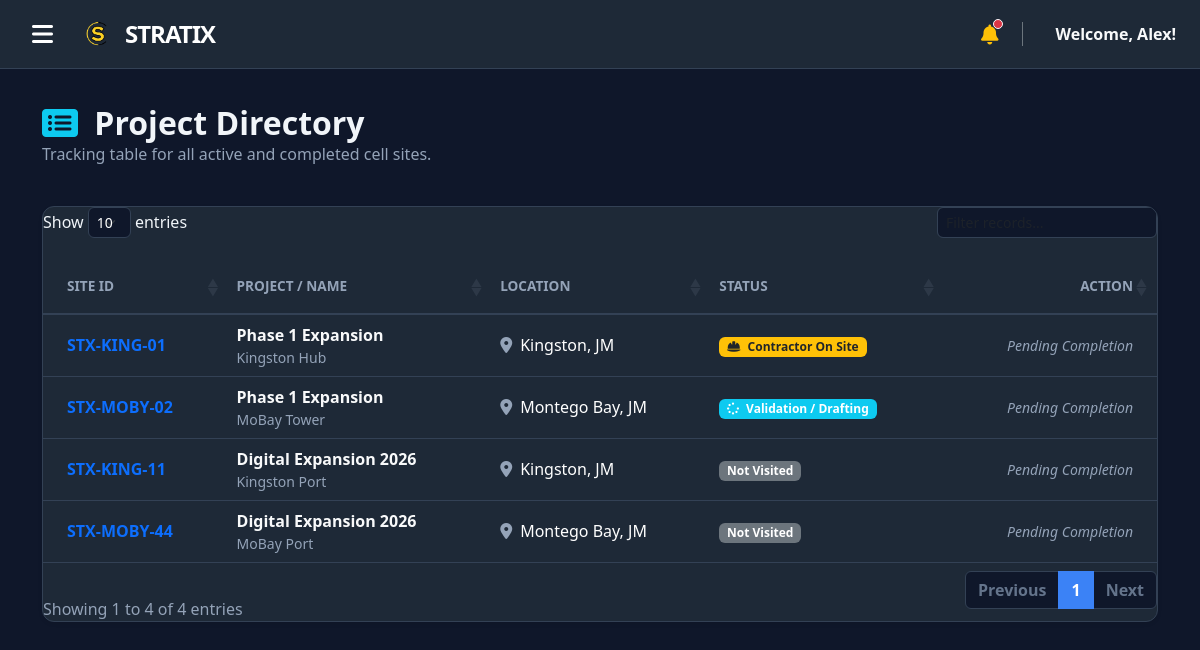
Screenshot of /sites/ (signed in) with the database file from the repository.
### reports/models.py (models this page shows, shortened)
class Report(models.Model):
    site = models.ForeignKey(Site, on_delete=models.CASCADE, related_name='reports')
    submitted_at = models.DateTimeField(auto_now_add=True)
    comments = models.TextField(blank=True)
    final_document = models.FileField(upload_to='final_reports/%Y/%m/', blank=True, null=True)
    STATUS_CHOICES = [
        ('not_visited', 'Not Visited'),
        ('visit_in_progress', 'Visit In Progress'),
        ('site_data_submitted', 'Site Data Submitted'),
        ('qa_validation', 'QA Validation'),
        ('engineer_review', 'Engineer Review'),
        ('submitted', 'Submitted'),
    ]
    status = models.CharField(
        max_length=30,
        choices=STATUS_CHOICES,
        default='not_visited'
    )

class Site(models.Model):
    site_id = models.CharField(max_length=100, unique=True)
    site_name = models.CharField(max_length=200)
    project = models.ForeignKey(Project, on_delete=models.CASCADE, related_name='sites')
    location = models.CharField(max_length=255)
    latitude = models.DecimalField(max_digits=9, decimal_places=6, null=True, blank=True)
    longitude = models.DecimalField(max_digits=9, decimal_places=6, null=True, blank=True)
    assigned_contractors = models.ManyToManyField(
        User,
        blank=True,
        related_name='assigned_sites'
    )
    priority = models.CharField(max_length=20, choices=[('Low', 'Low'), ('Medium', 'Medium'), ('High', 'High')], default='Medium')

class Project(models.Model):
    name = models.CharField(max_length=200, unique=True)
    client = models.ForeignKey(Client, on_delete=models.CASCADE, related_name='projects')
    start_date = models.DateField(null=True, blank=True)
    end_date = models.DateField(null=True, blank=True)
    status = models.CharField(max_length=20, choices=[('Active', 'Active'), ('Completed', 'Completed')], default='Active')

### reports/views.py (the view)
# urls.py: path('sites/', views.site_visit_list, name='site_visit_list'),
@login_required
def site_visit_list(request):
    user = request.user
    if user.is_superuser or (hasattr(user, 'profile') and user.profile.role in ['Admin', 'QA', 'Tech Writer']):
        reports_list = Report.objects.all()
    elif hasattr(user, 'profile') and user.profile.role == 'Client':
        reports_list = Report.objects.filter(site__project__client=user.profile.client)
    else:
        reports_list = Report.objects.filter(site__assigned_contractors=user)
    search = request.GET.get('search', '')
    if search:
        reports_list = reports_list.filter(Q(site__site_id__icontains=search) | Q(site__site_name__icontains=search))
    return render(request, 'reports/site_list.html', {'reports': reports_list})

### reports/templates/reports/site_list.html (shortened to what this page needs)
{% extends 'base.html' %}
{% load static %}
{% block content %}
<div class="container py-4">
    <div class="row mb-4 align-items-center">
        <div class="col-md-12">
            <h2 class="fw-bold mb-3 mb-md-0"><i class="fas fa-list-alt me-2 text-info"></i> Project Directory</h2>
            <p class="text-muted">Tracking table for all active and completed cell sites.</p>
        </div>
    </div>
    <div class="card p-0 shadow-sm overflow-hidden">
        <div class="table-responsive">
            <table class="table table-dark table-hover mb-0 align-middle">
                <thead>
                    <tr>
                        <th class="ps-4 py-3">Site ID</th>
                        <th class="py-3">Project / Name</th>
                        <th class="py-3">Location</th>
                        <th class="py-3">Status</th>
                        <th class="pe-4 py-3 text-end">Action</th>
                    </tr>
                </thead>
                <tbody>
                    {% for report in reports %}
                    <tr>
                        <td class="ps-4 fw-bold text-primary">{{ report.site.site_id }}</td>
                        <td>
                            <div class="fw-semibold text-light">{{ report.site.project.name }}</div>
                            <div class="small text-muted">{{ report.site.site_name }}</div>
                        </td>
                        <td><i class="fas fa-map-marker-alt text-muted me-2"></i>{{ report.site.location }}</td>
                        <td>
                            {% if report.status == 'not_visited' %}
                                <span class="badge bg-secondary">Not Visited</span>
                            {% elif report.status == 'visit_in_progress' %}
                                <span class="badge bg-warning text-dark"><i class="fas fa-hard-hat me-1"></i> Contractor On Site</span>
                            {% elif report.status == 'submitted' %}
                                <span class="badge bg-success"><i class="fas fa-check-double me-1"></i> Completed & Delivered</span>
                            {% else %}
                                <span class="badge bg-info"><i class="fas fa-spinner fa-spin me-1"></i> Validation / Drafting</span>
                            {% endif %}
                        </td>
                        <td class="pe-4 text-end">
                            {% if user.profile.role == 'Client' %}
                                {% if report.status == 'submitted' and report.final_document %}
                                    <a href="{{ report.final_document.url }}" target="_blank" class="btn btn-sm btn-success fw-bold"><i class="fas fa-file-pdf me-1"></i> Download Report</a>
                                {% else %}
                                    <span class="text-muted small fst-italic">Pending Completion</span>
                                {% endif %}
                            {% endif %}
                        </td>
                    </tr>
                    {% endfor %}
                </tbody>
            </table>
        </div>
    </div>
</div>
{% endblock %}

### templates/base.html (shortened to what this page needs)
{% load static %}
<!DOCTYPE html>
<html lang="en">
<head>
    <link href="https://cdn.jsdelivr.net/npm/bootstrap@5.3.3/dist/css/bootstrap.min.css" rel="stylesheet">
    <link href="https://cdnjs.cloudflare.com/ajax/libs/font-awesome/6.5.0/css/all.min.css" rel="stylesheet">
    <link rel="stylesheet" href="https://unpkg.com/leaflet@1.9.4/dist/leaflet.css" />
    <link rel="stylesheet" href="https://cdn.datatables.net/1.13.6/css/dataTables.bootstrap5.min.css">
    <link rel="stylesheet" href="https://cdn.jsdelivr.net/npm/@fancyapps/ui@5.0/dist/fancybox/fancybox.css" />
</head>
<body>
    <div class="toast-container position-fixed top-0 end-0 p-3" style="z-index: 1060; margin-top: 60px;"></div>
    <nav class="navbar fixed-top">
        <div class="container-fluid px-4">
            <div class="d-flex align-items-center">
                <button class="hamburger-btn me-3" type="button" data-bs-toggle="offcanvas" data-bs-target="#sideMenu">
                    <i class="fas fa-bars"></i>
                </button>
                <a class="navbar-brand d-flex align-items-center gap-2" href="{% url 'dashboard_home' %}">
                    <img src="{% static 'images/stratix-logo.png' %}" alt="Stratix Logo" height="40">
                    <span class="fw-bold fs-4 stratix-text">STRATIX</span>
                </a>
            </div>
            <div class="d-none d-md-flex w-50 justify-content-end align-items-center">
                 <div class="dropdown me-4">
                    <button class="btn btn-dark position-relative border-0 bg-transparent p-0 mt-1" type="button" data-bs-toggle="dropdown" aria-expanded="false" id="bellIconBtn">
                        <i class="fas fa-bell fs-5 text-warning"></i>
                        {% if recent_alerts %}
                        <span class="position-absolute top-0 start-100 translate-middle p-1 bg-danger border border-light rounded-circle" id="bellDot"></span>
                        {% endif %}
                    </button>
                </div>
                 <div class="text-light fw-semibold border-start border-secondary ps-4">
                      Welcome, {{ user.first_name|default:user.username|title }}!
                 </div>
            </div>
        </div>
    </nav>
    <main>
        {% block content %}{% endblock %}
    </main>
</body>
</html>

### templates/base.html (style rules this page uses)
body { background-color: #0f172a; color: #f1f5f9; padding-top: 80px; }
.navbar { background-color: #1e2937; border-bottom: 1px solid #334155; }
.card { background-color: #1e2937; border: 1px solid #334155; color: #f1f5f9; border-radius: 12px; }
.text-muted { color: #94a3b8 !important; }
.stratix-text { color: #ffffff !important; font-weight: 900; letter-spacing: -1px; }
.hamburger-btn { font-size: 1.5rem; color: #fff; border: none; background: transparent; padding: 0.5rem; transition: 0.2s; }

### reports/templates/reports/site_list.html (style rules this page uses)
.table-dark { background-color: transparent; }
.table-dark th { background-color: #1e2937; border-bottom: 2px solid #334155; color: #94a3b8; text-transform: uppercase; font-size: 0.85rem; }
.table-dark td { background-color: #1e2937; border-bottom: 1px solid #334155; vertical-align: middle; }

### rows the page displays
Report: site.site_id "STX-KING-01", site.project.name "Phase 1 Expansion", site.site_name "Kingston Hub", site.location "Kingston, JM", shows "Contractor On Site", shows "Pending Completion"
Report: site.site_id "STX-MOBY-02", site.project.name "Phase 1 Expansion", site.site_name "MoBay Tower", site.location "Montego Bay, JM", shows "Validation / Drafting", shows "Pending Completion"
Report: site.site_id "STX-KING-11", site.project.name "Digital Expansion 2026", site.site_name "Kingston Port", site.location "Kingston, JM", status "Not Visited"
Report: site.site_id "STX-MOBY-44", site.project.name "Digital Expansion 2026", site.site_name "MoBay Port", site.location "Montego Bay, JM", status "Not Visited"

### other values shown
{{ user.first_name|default:user.username|title }} "Alex"
